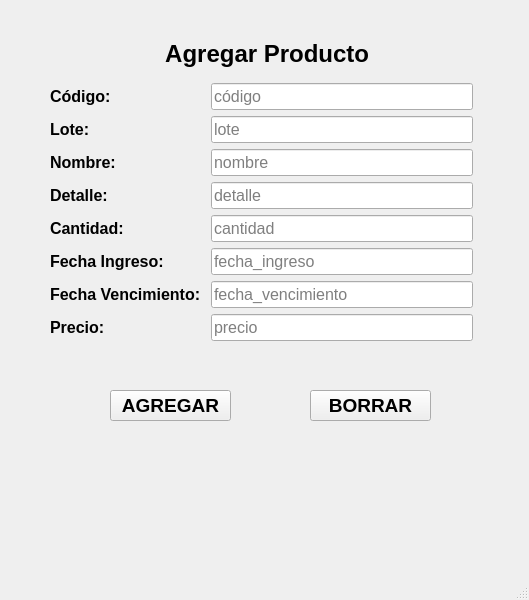
<?xml version="1.0" encoding="UTF-8"?>
<ui version="4.0">
 <class>MainWindow</class>
 <widget class="QMainWindow" name="MainWindow">
  <property name="geometry">
   <rect>
    <x>0</x>
    <y>0</y>
    <width>529</width>
    <height>600</height>
   </rect>
  </property>
  <property name="windowTitle">
   <string>MainWindow</string>
  </property>
  <widget class="QWidget" name="centralwidget">
   <widget class="QWidget" name="layoutWidget">
    <property name="geometry">
     <rect>
      <x>50</x>
      <y>30</y>
      <width>441</width>
      <height>311</height>
     </rect>
    </property>
    <layout class="QGridLayout" name="gridLayout">
     <item row="7" column="1">
      <widget class="QLineEdit" name="input_precio">
       <property name="font">
        <font>
         <pointsize>12</pointsize>
         <weight>50</weight>
         <bold>false</bold>
        </font>
       </property>
       <property name="placeholderText">
        <string>fecha_ingreso</string>
       </property>
      </widget>
     </item>
     <item row="7" column="0">
      <widget class="QLabel" name="label_5">
       <property name="font">
        <font>
         <pointsize>12</pointsize>
         <weight>75</weight>
         <bold>true</bold>
        </font>
       </property>
       <property name="text">
        <string>Fecha Ingreso:</string>
       </property>
      </widget>
     </item>
     <item row="3" column="0">
      <widget class="QLabel" name="nombre">
       <property name="font">
        <font>
         <pointsize>12</pointsize>
         <weight>75</weight>
         <bold>true</bold>
        </font>
       </property>
       <property name="text">
        <string>Nombre: </string>
       </property>
      </widget>
     </item>
     <item row="2" column="0">
      <widget class="QLabel" name="label_6">
       <property name="font">
        <font>
         <pointsize>12</pointsize>
         <weight>75</weight>
         <bold>true</bold>
        </font>
       </property>
       <property name="text">
        <string>Lote:</string>
       </property>
      </widget>
     </item>
     <item row="9" column="0">
      <widget class="QLabel" name="label_8">
       <property name="font">
        <font>
         <pointsize>12</pointsize>
         <weight>75</weight>
         <bold>true</bold>
        </font>
       </property>
       <property name="text">
        <string>Precio: </string>
       </property>
      </widget>
     </item>
     <item row="8" column="1">
      <widget class="QLineEdit" name="input_precio_3">
       <property name="font">
        <font>
         <pointsize>12</pointsize>
         <weight>50</weight>
         <bold>false</bold>
        </font>
       </property>
       <property name="placeholderText">
        <string>fecha_vencimiento</string>
       </property>
      </widget>
     </item>
     <item row="5" column="1">
      <widget class="QLineEdit" name="input_detalle">
       <property name="font">
        <font>
         <pointsize>12</pointsize>
        </font>
       </property>
       <property name="placeholderText">
        <string>detalle</string>
       </property>
      </widget>
     </item>
     <item row="8" column="0">
      <widget class="QLabel" name="label_7">
       <property name="font">
        <font>
         <pointsize>12</pointsize>
         <weight>75</weight>
         <bold>true</bold>
        </font>
       </property>
       <property name="text">
        <string>Fecha Vencimiento: </string>
       </property>
      </widget>
     </item>
     <item row="6" column="0">
      <widget class="QLabel" name="nombre_2">
       <property name="font">
        <font>
         <pointsize>12</pointsize>
         <weight>75</weight>
         <bold>true</bold>
        </font>
       </property>
       <property name="text">
        <string>Cantidad: </string>
       </property>
      </widget>
     </item>
     <item row="1" column="0">
      <widget class="QLabel" name="codigo">
       <property name="font">
        <font>
         <pointsize>12</pointsize>
         <weight>75</weight>
         <bold>true</bold>
        </font>
       </property>
       <property name="text">
        <string>Código: </string>
       </property>
      </widget>
     </item>
     <item row="5" column="0">
      <widget class="QLabel" name="detalle">
       <property name="font">
        <font>
         <pointsize>12</pointsize>
         <weight>75</weight>
         <bold>true</bold>
        </font>
       </property>
       <property name="text">
        <string>Detalle: </string>
       </property>
      </widget>
     </item>
     <item row="6" column="1">
      <widget class="QLineEdit" name="input_precio_5">
       <property name="font">
        <font>
         <pointsize>12</pointsize>
         <weight>50</weight>
         <bold>false</bold>
        </font>
       </property>
       <property name="placeholderText">
        <string>cantidad</string>
       </property>
      </widget>
     </item>
     <item row="9" column="1">
      <widget class="QLineEdit" name="input_precio_4">
       <property name="font">
        <font>
         <pointsize>12</pointsize>
         <weight>50</weight>
         <bold>false</bold>
        </font>
       </property>
       <property name="placeholderText">
        <string>precio</string>
       </property>
      </widget>
     </item>
     <item row="2" column="1">
      <widget class="QLineEdit" name="input_lote">
       <property name="font">
        <font>
         <pointsize>12</pointsize>
         <weight>50</weight>
         <bold>false</bold>
        </font>
       </property>
       <property name="placeholderText">
        <string>lote</string>
       </property>
      </widget>
     </item>
     <item row="1" column="1">
      <widget class="QLineEdit" name="input_cod">
       <property name="font">
        <font>
         <pointsize>12</pointsize>
        </font>
       </property>
       <property name="placeholderText">
        <string>código</string>
       </property>
      </widget>
     </item>
     <item row="3" column="1">
      <widget class="QLineEdit" name="input_nombre">
       <property name="font">
        <font>
         <pointsize>12</pointsize>
        </font>
       </property>
       <property name="placeholderText">
        <string>nombre</string>
       </property>
      </widget>
     </item>
     <item row="0" column="0" colspan="5">
      <widget class="QLabel" name="Agregar_Producto">
       <property name="font">
        <font>
         <pointsize>18</pointsize>
         <weight>75</weight>
         <bold>true</bold>
        </font>
       </property>
       <property name="text">
        <string>Agregar Producto </string>
       </property>
       <property name="alignment">
        <set>Qt::AlignCenter</set>
       </property>
      </widget>
     </item>
    </layout>
   </widget>
   <widget class="QPushButton" name="btn_agregar">
    <property name="geometry">
     <rect>
      <x>110</x>
      <y>390</y>
      <width>121</width>
      <height>31</height>
     </rect>
    </property>
    <property name="font">
     <font>
      <pointsize>14</pointsize>
      <weight>75</weight>
      <bold>true</bold>
     </font>
    </property>
    <property name="text">
     <string>AGREGAR</string>
    </property>
   </widget>
   <widget class="QPushButton" name="btn_agregar_2">
    <property name="geometry">
     <rect>
      <x>310</x>
      <y>390</y>
      <width>121</width>
      <height>31</height>
     </rect>
    </property>
    <property name="font">
     <font>
      <pointsize>14</pointsize>
      <weight>75</weight>
      <bold>true</bold>
     </font>
    </property>
    <property name="text">
     <string>BORRAR</string>
    </property>
   </widget>
  </widget>
  <widget class="QMenuBar" name="menubar">
   <property name="geometry">
    <rect>
     <x>0</x>
     <y>0</y>
     <width>529</width>
     <height>21</height>
    </rect>
   </property>
  </widget>
  <widget class="QStatusBar" name="statusbar"/>
 </widget>
 <resources/>
 <connections/>
</ui>
